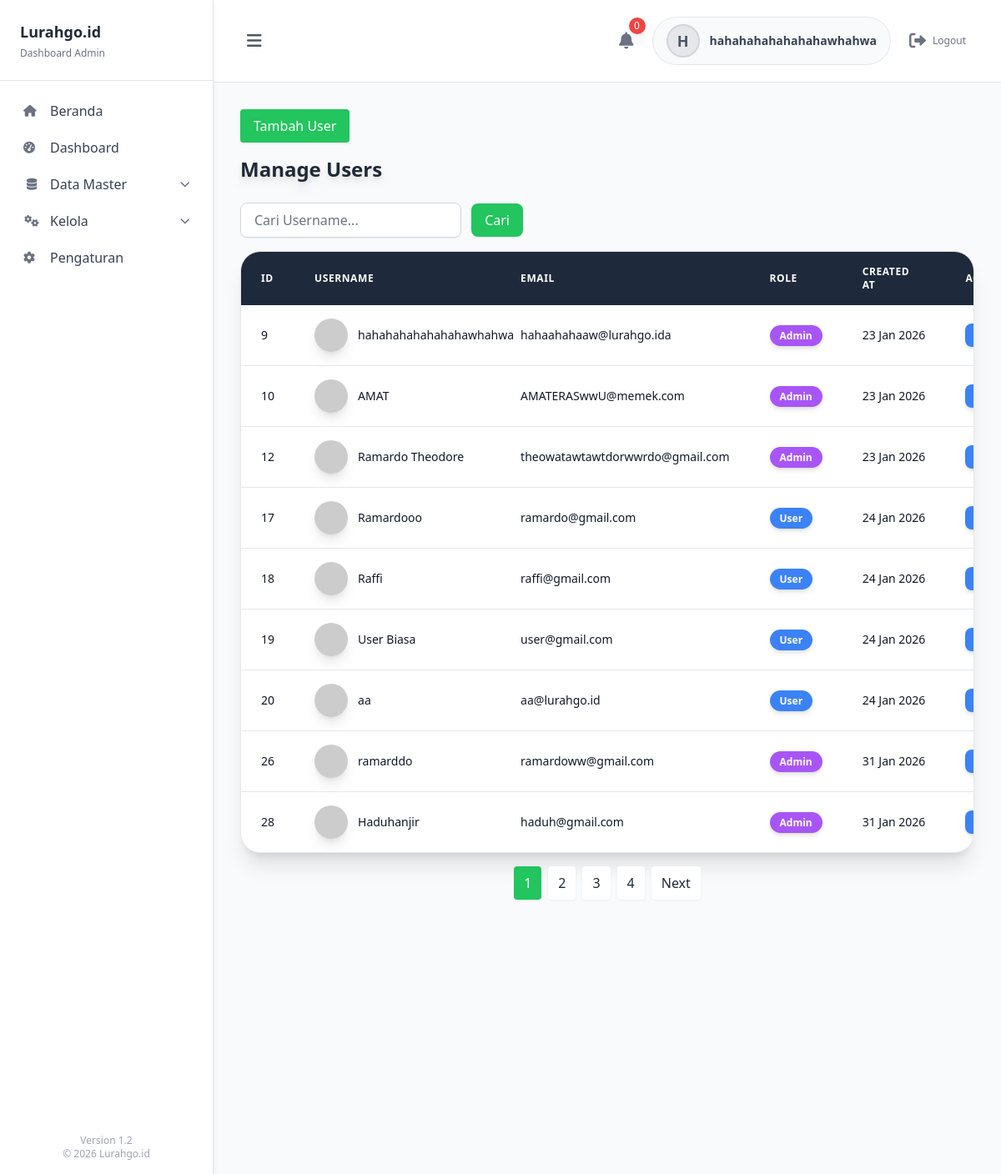
Page /pages/admin/Users/manage_users.php (signed in) on the committed database.
### tables this page shows
CREATE TABLE IF NOT EXISTS `users` (
  `id` int NOT NULL AUTO_INCREMENT,
  `username` varchar(50) NOT NULL,
  `email` varchar(100) NOT NULL,
  `password` varchar(255) NOT NULL,
  `role` enum('admin','ketua','user') DEFAULT 'user',
  `status` enum('aktif','tidak aktif') DEFAULT 'aktif',
  `created_at` timestamp NULL DEFAULT CURRENT_TIMESTAMP,
  `profile_photo` varchar(255) DEFAULT NULL,
  PRIMARY KEY (`id`),
  UNIQUE KEY `username` (`username`),
  UNIQUE KEY `email` (`email`)
);

### account/helpers.php (called while the page is built, shortened)
<?php
function get_profile_photo_url($photo_path = '') {
    if (empty($photo_path)) {
        return '';
    }
    $filename = basename($photo_path);
    $possible_web_paths = [
        'uploads/profiles/' . $filename,
        'account/account/uploads/profiles/' . $filename,
        'account/uploads/profiles/' . $filename,
        $photo_path
    ];
    $base_dir = dirname(__DIR__);
    foreach ($possible_web_paths as $web_path) {
        $server_path = $base_dir . '/' . $web_path;
    }
    return '';
}
function get_profile_photo_path($photo_path = '') {
    $url = get_profile_photo_url($photo_path);
    return $url ?: 'https://via.placeholder.com/120/3B82F6/FFFFFF?text=PP';
}
?>

### pages/admin/Users/manage_users.php (the view, shortened to what this page needs)
<?php
include '../../../config/database.php';
include '../../../layouts/admin/header.php';
include '../../../layouts/admin/sidebar.php';
include_once 'c:/laragon/www/PROJECT/account/helpers.php';
if ($_SESSION['role'] == 'admin') {
    $limit = 9;
    $page = isset($_GET['p']) ? (int)$_GET['p'] : 1;
    $offset = ($page - 1) * $limit;
    $search = isset($_GET['search']) ? $_GET['search'] : '';
    $where_clause = $search ? "WHERE username LIKE '%$search%'" : '';
    $total_users = mysqli_fetch_assoc(mysqli_query($conn, "SELECT COUNT(*) as total FROM users $where_clause"))['total'];
    $total_pages = max(1, ceil($total_users / $limit));
    $users = mysqli_query($conn, "SELECT * FROM users $where_clause LIMIT $limit OFFSET $offset");
?>
<div id="mainContent" class="ml-64 min-h-screen bg-gray-50">
<div class="p-8">
    <a href="/PROJECT/tambah_user" class="bg-green-500 text-white px-4 py-2 rounded hover:bg-green-600 mb-4 inline-block drop-shadow-sm">Tambah User</a>
    <h1 class="text-2xl font-bold mb-6 text-gray-800 drop-shadow-lg">Manage Users</h1>
    <form method="GET" class="mb-4">
        <input type="text" name="search" value="<?php echo htmlspecialchars($search); ?>" placeholder="Cari Username..." class="px-4 py-2 bg-white border border-gray-300 rounded-lg text-gray-800 placeholder-gray-500 focus:outline-none focus:ring-2 focus:ring-blue-500 drop-shadow-sm">
        <button type="submit" class="ml-2 px-4 py-2 bg-green-500 text-white rounded-lg hover:bg-green-600 drop-shadow-sm">Cari</button>
    </form>
    <div class="bg-white rounded-3xl shadow-xl overflow-hidden border border-gray-200">
        <table class="w-full table-auto">
            <thead class="bg-slate-800 text-white">
                <tr>
                    <th class="px-6 py-4 text-left text-xs font-semibold uppercase tracking-wider">ID</th>
                    <th class="px-6 py-4 text-left text-xs font-semibold uppercase tracking-wider">Username</th>
                    <th class="px-6 py-4 text-left text-xs font-semibold uppercase tracking-wider">Email</th>
                    <th class="px-6 py-4 text-left text-xs font-semibold uppercase tracking-wider">Role</th>
                    <th class="px-6 py-4 text-left text-xs font-semibold uppercase tracking-wider">Created At</th>
                    <th class="px-6 py-4 text-left text-xs font-semibold uppercase tracking-wider">Actions</th>
                </tr>
            </thead>
            <tbody class="bg-white divide-y divide-gray-200">
                <?php while ($user = mysqli_fetch_assoc($users)) { ?>
                <tr class="hover:bg-gray-100 transition-all duration-300 transform hover:shadow-md">
                    <td class="px-6 py-4 whitespace-nowrap text-sm font-medium text-gray-900"><?php echo $user['id']; ?></td>
                    <td class="px-6 py-4 whitespace-nowrap text-sm text-gray-900">
                        <div class="flex items-center">
                            <?php
                            $photo_path = get_profile_photo_path($user['profile_photo']);
                            $profile_img = $photo_path ?
                                '<img src="' . htmlspecialchars($photo_path) . '" alt="Profile" class="w-10 h-10 rounded-full object-cover mr-3 shadow-lg">' :
                                '<div class="w-10 h-10 rounded-full bg-blue-500 flex items-center justify-center text-white font-bold text-sm mr-3 shadow-lg">' . strtoupper(substr($user['username'], 0, 1)) . '</div>';
                            echo $profile_img;
                            ?>
                            <?php echo $user['username']; ?>
                        </div>
                    </td>
                    <td class="px-6 py-4 whitespace-nowrap text-sm text-gray-900"><?php echo $user['email']; ?></td>
                    <td class="px-6 py-4 whitespace-nowrap text-sm text-gray-900">
                        <span class="px-3 py-1 rounded-full text-xs font-semibold shadow-md <?php echo ($user['role'] == 'admin') ? 'bg-purple-500 text-white' : 'bg-blue-500 text-white'; ?>">
                            <?php echo ucfirst($user['role']); ?>
                        </span>
                    </td>
                    <td class="px-6 py-4 whitespace-nowrap text-sm text-gray-900"><?php echo isset($user['created_at']) ? date('d M Y', strtotime($user['created_at'])) : 'N/A'; ?></td>
                    <td class="px-6 py-4 whitespace-nowrap text-sm font-medium">
                        <div class="flex space-x-2">
                            <a href="/PROJECT/edit_user?id=<?php echo $user['id']; ?>" class="bg-blue-500 text-white px-3 py-1 rounded-lg hover:bg-blue-600 transition-all duration-200 shadow-md hover:shadow-lg flex items-center">
                            </a>
                        </div>
                    </td>
                </tr>
                <?php } ?>
            </tbody>
        </table>
    </div>
    <div class="mt-4 flex justify-center">
        <?php if ($total_pages > 0): ?>
            <div class="flex space-x-2">
                <?php for ($i = 1; $i <= $total_pages; $i++): ?>
                    <a href="/PROJECT/manage_users?p=<?= $i ?>" class="px-3 py-2 <?= $i == $page ? 'bg-green-500 text-white' : 'bg-white text-gray-800' ?> rounded hover:bg-gray-100 drop-shadow-sm"><?= $i ?></a>
                <?php endfor; ?>
                <?php if ($page < $total_pages): ?>
                    <a href="/PROJECT/manage_users?p=<?= $page + 1 ?>" class="px-3 py-2 bg-white text-gray-800 rounded hover:bg-gray-100 drop-shadow-sm">Next</a>
                <?php endif; ?>
            </div>
        <?php endif; ?>
    </div>
</div>
<?php
}
?>

### layouts/admin/header.php (shortened to what this page needs)
<?php include __DIR__ . '/../../account/helpers.php'; ?>
<?php
$user_id = $_SESSION['user_id'] ?? null;
$user = null;
if ($user_id) {
    $sql = "SELECT * FROM users WHERE id = ?";
    $stmt = mysqli_prepare($conn, $sql);
    mysqli_stmt_bind_param($stmt, "i", $user_id);
    mysqli_stmt_execute($stmt);
    $result = mysqli_stmt_get_result($stmt);
    $user = mysqli_fetch_assoc($result);
}
?>
<!DOCTYPE html>
<html>
<head>
<script src="https://cdn.tailwindcss.com"></script>
<link rel="stylesheet" href="https://cdnjs.cloudflare.com/ajax/libs/font-awesome/6.0.0-beta3/css/all.min.css">
</head>
<body class="bg-gray-100 min-h-screen flex flex-col">
<header class="bg-white shadow-sm border-b border-gray-200 ml-64 transition-all duration-300" id="mainHeader">
    <div class="flex justify-between items-center px-8 py-5">
        <div class="flex items-center">
            <button onclick="toggleSidebar()" class="text-gray-600 hover:text-gray-900 mr-4 transition-colors duration-200 p-2 rounded-lg hover:bg-gray-100" id="hamburgerBtn">
                <i class="fas fa-bars text-xl"></i>
            </button>
        </div>
        <div class="flex items-center space-x-3">
            <div class="relative">
                <button id="notifBtnAdmin" class="relative p-2.5 text-gray-500 hover:text-gray-900 rounded-full hover:bg-gray-100 transition-all duration-200" onclick="toggleNotificationsAdmin()">
                    <i class="fas fa-bell text-xl relative z-10"></i>
                    <span id="notifBadgeAdmin" class="absolute -top-1 -right-1 bg-red-500 text-white text-xs rounded-full w-5 h-5 flex items-center justify-center text-[10px] shadow-lg min-w-[20px]">0</span>
                </button>
            </div>
            <div class="flex items-center space-x-3 bg-gray-50 rounded-full px-4 py-2 border border-gray-200">
                <?php if ($user && $user['profile_photo']): ?>
                    <img src="<?php echo get_profile_photo_url($user['profile_photo']); ?>" alt="Profile" class="w-10 h-10 rounded-full object-cover border-2 border-gray-300">
                <?php else: ?>
                    <div class="w-10 h-10 rounded-full border-2 border-gray-300 bg-gray-200 flex items-center justify-center text-gray-600 font-bold text-lg">
                        <?= strtoupper(substr($_SESSION['username'] ?? 'U', 0, 1)); ?>
                    </div>
                <?php endif; ?>
                <span class="text-sm font-semibold text-gray-700">
                    <?= $_SESSION['username'] ?? 'User'; ?>
                </span>
            </div>
<a href="logout" class="flex items-center space-x-2 text-gray-500 hover:text-gray-900 transition-colors duration-200 p-2.5 rounded-full hover:bg-gray-100">
                <i class="fas fa-sign-out-alt text-xl"></i>
                <span class="text-xs font-medium hidden sm:inline">Logout</span>
            </a>
        </div>
    </div>
</header>

### layouts/admin/sidebar.php (shortened to what this page needs)
<div id="sidebar"
class="min-h-screen fixed top-0 left-0 z-50
bg-white text-gray-800 shadow-md border-r border-gray-200
transition-all duration-300 ease-in-out"
style="width:256px;">
    <div class="p-6 border-b border-gray-200">
        <div class="flex items-center justify-between gap-2">
<div class="text-lg font-semibold">
                <span id="sidebarTitle">Lurahgo.id</span>
            </div>
            <div class="flex gap-1">
                <button onclick="togglePosition()"
                class="text-gray-500 hover:text-gray-800 p-1 rounded-lg hover:bg-gray-100">
                </button>
                <button onclick="toggleSidebar()"
                class="text-gray-500 hover:text-gray-800 p-1 rounded-lg hover:bg-gray-100">
                </button>
            </div>
        </div>
        <div class="text-xs text-gray-500 mt-1" id="sidebarSubtitle">
            Dashboard Admin
        </div>
    </div>
    <ul class="mt-4 space-y-1 px-3" id="sidebarMenu">
        <li>
            <a href="/PROJECT/home"
            class="flex items-center gap-3 px-4 py-2 rounded-lg hover:bg-gray-100 transition">
                <i class="fas fa-home text-sm text-gray-500 w-5"></i>
                <span class="text-gray-700 sidebar-text">Beranda</span>
            </a>
        </li>
        <li>
            <a href="dashboard_admin"
            class="flex items-center gap-3 px-4 py-2 rounded-lg hover:bg-gray-100 transition">
                <i class="fas fa-tachometer-alt text-sm text-gray-500 w-5"></i>
                <span class="text-gray-700 sidebar-text">Dashboard</span>
            </a>
        </li>
        <?php if ($_SESSION['role'] == 'admin') { ?>
        <li>
            <button onclick="toggleMaster()"
            class="w-full flex items-center justify-between px-4 py-2 rounded-lg hover:bg-gray-100 transition">
                <div class="flex items-center gap-3">
                    <i class="fas fa-database text-sm text-gray-500 w-5"></i>
                    <span class="text-gray-700 sidebar-text">Data Master</span>
                </div>
                <i id="arrowMaster" class="fas fa-chevron-down text-xs text-gray-500 transition-transform"></i>
            </button>
        </li>
        <li>
            <button onclick="toggleKelola()"
            class="w-full flex items-center justify-between px-4 py-2 rounded-lg hover:bg-gray-100 transition">
                <div class="flex items-center gap-3">
                    <i class="fas fa-cogs text-sm text-gray-500 w-5"></i>
                    <span class="text-gray-700 sidebar-text">Kelola</span>
                </div>
                <i id="arrowKelola" class="fas fa-chevron-down text-xs text-gray-500 transition-transform"></i>
            </button>
            <li>
            <a href="settings"
            class="flex items-center gap-3 px-4 py-2 rounded-lg hover:bg-gray-100 transition">
                <i class="fas fa-cog text-sm text-gray-500 w-5"></i>
                <span class="text-gray-700 sidebar-text">Pengaturan</span>
            </a>
        </li>
        </li>
        <?php } ?>
    </ul>
    <div id="sidebarFooter"
    class="absolute bottom-4 left-4 right-4 text-center text-xs text-gray-400">
        <div>Version 1.2</div>
        <div>&copy; 2026 Lurahgo.id</div>
    </div>
</div>

### layouts/admin/header.php (style rules this page uses)
#mainContent, header.ml-64 { transition: margin-left 0.3s ease; }

### rows in the picture
users: id "9", username "hahahahahahahahawhahwa", email "hahaahahaaw@lurahgo.ida", role "Admin", created_at "23 Jan 2026"
users: id "10", username "AMAT", email "AMATERASwwU@memek.com", role "Admin", created_at "23 Jan 2026"
users: id "12", username "Ramardo Theodore", email "theowatawtawtdorwwrdo@gmail.com", role "Admin", created_at "23 Jan 2026"
users: id "17", username "Ramardooo", email "ramardo@gmail.com", role "User", created_at "24 Jan 2026"
users: id "18", username "Raffi", email "raffi@gmail.com", role "User", created_at "24 Jan 2026"
users: id "19", username "User Biasa", email "user@gmail.com", role "User", created_at "24 Jan 2026"
users: id "20", username "aa", email "aa@lurahgo.id", role "User", created_at "24 Jan 2026"
users: id "26", username "ramarddo", email "ramardoww@gmail.com", role "Admin", created_at "31 Jan 2026"
users: id "28", username "Haduhanjir", email "haduh@gmail.com", role "Admin", created_at "31 Jan 2026"

### other values in the picture
substr($_SESSION['username'] ?? 'U', 0, 1) "H"
$_SESSION['username'] "hahahahahahahahawhahwa"
